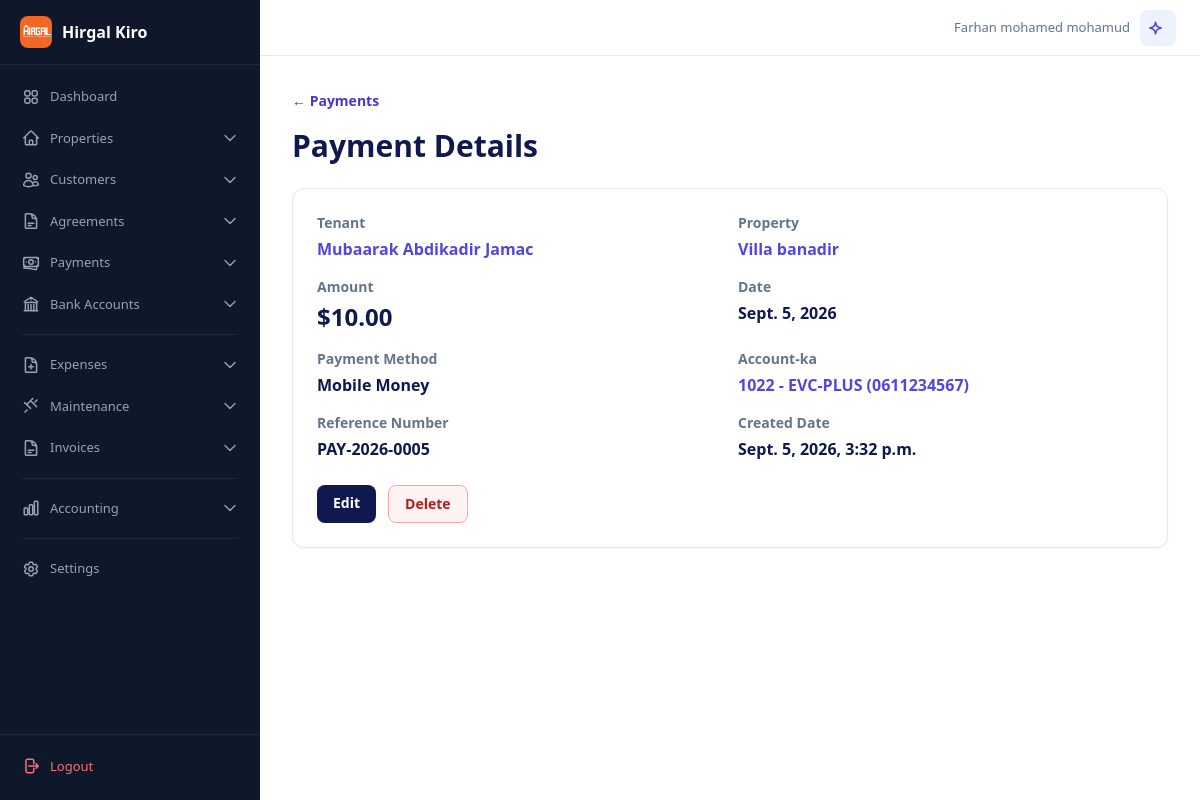
/lacag-bixinta/8/ (signed in), run on the app's committed database.
### accounts/models.py (models this page shows, shortened)
class User(AbstractBaseUser, PermissionsMixin):
    username = models.CharField(max_length=50, unique=True)
    phone_number = models.CharField(max_length=20, unique=True)
    full_name = models.CharField("Magaca oo buuxa", max_length=150)
    managed_account = models.ForeignKey(
        "self",
        on_delete=models.SET_NULL,
        null=True,
        blank=True,
        related_name="managed_users",
        verbose_name="Sii gelitaanka akoonka (Managed Account)",
        help_text="Dooro akoonka uu isticmaalahani maamulayo xogtiisa (Tusaale: Farxaan)."
    )
    is_active = models.BooleanField(default=True)
    is_approved = models.BooleanField("La ansixiyay", default=False)
    is_staff = models.BooleanField(default=False)
    can_use_chatbot = models.BooleanField("AI Chatbot", default=False, help_text="Ikhtiyaari: Ogolow isticmaalahan inuu isticmaalo AI Chatbot")
    date_joined = models.DateTimeField(auto_now_add=True)
    objects = UserManager()
    USERNAME_FIELD = "username"
    REQUIRED_FIELDS = ["phone_number", "full_name"]
    def get_data_owner(self):
        return self.managed_account if self.managed_account_id else self

### finance/models.py (models this page shows, shortened)
class Payment(models.Model):
    PAYMENT_METHODS = [("cash", "Lacag caddaan ah"), ("mobile_money", "Mobile Money"), ("bank", "Bangiga"), ("other", "Kale")]
    rental_agreement = models.ForeignKey(RentalAgreement, on_delete=models.PROTECT, related_name="payments")
    amount = models.DecimalField(max_digits=10, decimal_places=2)
    payment_date = models.DateField()
    payment_method = models.CharField(max_length=20, choices=PAYMENT_METHODS, default="mobile_money")
    bank_account = models.ForeignKey(BankAccount, on_delete=models.SET_NULL, null=True, blank=True, related_name="payments")
    destination_account = models.ForeignKey("accounting.Account", on_delete=models.SET_NULL, null=True, blank=True, related_name="payments_received", help_text="Xisaabta lacagta lagu shubay")
    invoice = models.ForeignKey("accounting.Invoice", on_delete=models.SET_NULL, null=True, blank=True, related_name="payments")
    journal_entry = models.OneToOneField("accounting.JournalEntry", on_delete=models.SET_NULL, null=True, blank=True, related_name="payment_source")
    reference_number = models.CharField(max_length=100, blank=True)
    notes = models.TextField(blank=True)
    created_at = models.DateTimeField(auto_now_add=True)

### rentals/models.py (models this page shows, shortened)
class RentalAgreement(models.Model):
    AGREEMENT_STATUSES = [("active", "Socda"), ("ended", "Dhammaaday"), ("cancelled", "La baajiyay")]
    RENTAL_SCOPES = [("whole_property", "Hantida oo dhan"), ("partial_property", "Qeyb ka mid ah")]
    UTILITY_RESPONSIBILITY = [("customer", "Customer pays"), ("company", "Company pays")]
    BILL_SETTLEMENT = [("not_checked", "Not checked"), ("paid", "Paid before leaving"), ("unpaid", "Unpaid")]
    tenant = models.ForeignKey(Tenant, on_delete=models.PROTECT, related_name="rental_agreements")
    property = models.ForeignKey(Property, on_delete=models.PROTECT, related_name="rental_agreements", null=True, blank=True)
    unit = models.ForeignKey(Unit, on_delete=models.PROTECT, null=True, blank=True, related_name="rental_agreements")
    room = models.ForeignKey(Room, on_delete=models.PROTECT, null=True, blank=True, related_name="rental_agreements")
    rental_scope = models.CharField(max_length=20, choices=RENTAL_SCOPES, default="whole_property")
    rented_space_count = models.PositiveIntegerField(default=1)
    agreed_monthly_rent = models.DecimalField(max_digits=10, decimal_places=2, default=0)
    start_date = models.DateField()
    end_date = models.DateField(null=True, blank=True)
    monthly_rent = models.DecimalField(max_digits=10, decimal_places=2)
    status = models.CharField(max_length=20, choices=AGREEMENT_STATUSES, default="active")
    electricity_responsible = models.CharField(max_length=10, choices=UTILITY_RESPONSIBILITY, default="customer", verbose_name="Who pays electricity")
    water_responsible = models.CharField(max_length=10, choices=UTILITY_RESPONSIBILITY, default="customer", verbose_name="Who pays water")
    final_bills_settlement = models.CharField(max_length=12, choices=BILL_SETTLEMENT, default="not_checked", verbose_name="Final bills settlement")
    final_bills_notes = models.TextField(blank=True, verbose_name="Final bills notes")
    notes = models.TextField(blank=True)
    class Meta:
        constraints = [
            models.CheckConstraint(condition=Q(end_date__isnull=True) | Q(end_date__gte=F("start_date")), name="agreement_end_after_start"),
            models.CheckConstraint(condition=Q(property__isnull=False) | Q(unit__isnull=False) | Q(room__isnull=False), name="agreement_has_rentable_space"),
        ]

class Tenant(models.Model):
    TENANT_TYPES = [("person", "Qof ama qoys"), ("business", "Ganacsi")]
    owner = models.ForeignKey(settings.AUTH_USER_MODEL, on_delete=models.CASCADE, related_name="tenants")
    full_name = models.CharField("Magaca qofka ama qoyska", max_length=150)
    tenant_type = models.CharField(max_length=20, choices=TENANT_TYPES, default="person")
    phone_number = models.CharField(max_length=20, blank=True, null=True)
    notes = models.TextField(blank=True)
    created_at = models.DateTimeField(auto_now_add=True)
    updated_at = models.DateTimeField(auto_now=True)
    class Meta:
        constraints = [models.UniqueConstraint(fields=["owner", "phone_number"], condition=~Q(phone_number=""), name="unique_tenant_phone_per_owner")]

### properties/models.py (models this page shows, shortened)
class Property(models.Model):
    PROPERTY_TYPES = [("home", "Guri"), ("apartment", "Apartment"), ("commercial", "Ganacsi"), ("mixed", "Isku-dhafan")]
    RESIDENTIAL_STRUCTURES = [("villa", "Filo"), ("multi_floor", "Guri dabaq")]
    owner = models.ForeignKey(settings.AUTH_USER_MODEL, on_delete=models.CASCADE, related_name="properties")
    name = models.CharField("Magaca hantida", max_length=150)
    property_type = models.CharField(max_length=20, choices=PROPERTY_TYPES, default="home")
    residential_structure = models.CharField(max_length=20, choices=RESIDENTIAL_STRUCTURES, default="villa")
    location = models.CharField(max_length=200)
    total_rentable_spaces = models.PositiveIntegerField(default=1)
    electricity_account_no = models.CharField("Electricity account no.", max_length=50, blank=True)
    water_account_no = models.CharField("Water account no.", max_length=50, blank=True)
    cover_image = models.ImageField(upload_to="property_covers/", null=True, blank=True)
    description = models.TextField(blank=True)
    created_at = models.DateTimeField(auto_now_add=True)
    updated_at = models.DateTimeField(auto_now=True)

### accounting/models.py (models this page shows, shortened)
class Account(models.Model):
    owner = models.ForeignKey(settings.AUTH_USER_MODEL, on_delete=models.CASCADE, related_name='accounts')
    code = models.CharField('Lambarka', max_length=20)
    name = models.CharField('Magaca Xisaabta', max_length=150)
    category = models.CharField('Qaybta', max_length=20, choices=AccountCategory.choices)
    is_system = models.BooleanField('Xisaabta System', default=False, help_text="Haddii ay tahay system, ma tirtiri karto")
    bank_account = models.ForeignKey('finance.BankAccount', on_delete=models.SET_NULL, null=True, blank=True, related_name='accounting_accounts', help_text="Xisoabta Bangiga ee la xiriirta (ikhtiyaari)")
    description = models.TextField('Faahfaahin', blank=True)
    is_active = models.BooleanField('Waa Shaqeyneysaa', default=True)
    created_at = models.DateTimeField(auto_now_add=True)
    updated_at = models.DateTimeField(auto_now=True)
    class Meta:
        unique_together = ('owner', 'code')
        ordering = ['code']
    def __str__(self):
        return f"{self.code} - {self.name}"

### web/views.py (the view)
# urls.py: path("lacag-bixinta/<int:pk>/", PaymentDetailView.as_view(), name="web-payment-detail"),
class PaymentDetailView(LoginRequiredMixin, DetailView):
    model = Payment
    template_name = "web/payment_detail.html"
    context_object_name = "payment"
    login_url = "/login/"
    def get_queryset(self):
        return Payment.objects.filter(rental_agreement__tenant__owner=self.request.user.get_data_owner()).select_related(
            "rental_agreement__tenant", "rental_agreement__property", "destination_account"
        )

### web/context_processors.py (called while the page is built)
def language_context(request):
    lang = request.GET.get("lang") or request.session.get("language", "en")
    if lang not in ("en", "so"):
        lang = "en"
    request.session["language"] = lang
    return {"current_language": lang}

### templates/web/payment_detail.html (shortened to what this page needs)
{% extends "base.html" %}
{% block content %}
<a class="text-sm font-semibold text-indigo-700" href="{% url 'web-payments' %}">← Payments</a>
<h1 class="mt-4 text-3xl font-bold text-ink">Payment Details</h1>
<section class="mt-6 rounded-xl border bg-white p-6 shadow-sm">
  <div class="grid gap-4 sm:grid-cols-2">
    <div>
      <p class="text-sm font-semibold text-slate-500">Tenant</p>
      <p class="mt-1 font-semibold text-ink"><a href="{% url 'web-tenant-detail' payment.rental_agreement.tenant.pk %}" class="text-indigo-600 hover:underline">{{ payment.rental_agreement.tenant.full_name }}</a></p>
    </div>
    <div>
      <p class="text-sm font-semibold text-slate-500">Property</p>
      <p class="mt-1 font-semibold text-ink"><a href="{% url 'web-property-detail' payment.rental_agreement.property.pk %}" class="text-indigo-600 hover:underline">{{ payment.rental_agreement.property.name }}</a></p>
    </div>
    <div>
      <p class="text-sm font-semibold text-slate-500">Amount</p>
      <p class="mt-1 text-2xl font-bold text-ink">${{ payment.amount }}</p>
    </div>
    <div>
      <p class="text-sm font-semibold text-slate-500">Date</p>
      <p class="mt-1 font-semibold text-ink">{{ payment.payment_date }}</p>
    </div>
    <div>
      <p class="text-sm font-semibold text-slate-500">Payment Method</p>
      <p class="mt-1 font-semibold text-ink">{{ payment.get_payment_method_display }}</p>
    </div>
    <div>
      <p class="text-sm font-semibold text-slate-500">Account-ka</p>
      {% if payment.journal_entry %}<p class="mt-1 font-semibold text-ink"><a href="{% url 'web-journal-detail' payment.journal_entry.pk %}" class="text-indigo-600 hover:underline">{{ payment.destination_account|default:"-" }}</a></p>{% else %}<p class="mt-1 font-semibold text-ink">{{ payment.destination_account|default:"-" }}</p>{% endif %}
    </div>
    <div>
      <p class="text-sm font-semibold text-slate-500">Reference Number</p>
      <p class="mt-1 font-semibold text-ink">{{ payment.reference_number|default:"-" }}</p>
    </div>
    <div>
      <p class="text-sm font-semibold text-slate-500">Created Date</p>
      <p class="mt-1 font-semibold text-ink">{{ payment.created_at }}</p>
    </div>
  </div>
  <div class="mt-6 flex gap-3">
    <a class="rounded-lg bg-ink px-4 py-2 text-sm font-bold text-white" href="{% url 'web-payment-edit' payment.pk %}">Edit</a>
    <form method="post" action="{% url 'web-payment-delete' payment.pk %}" class="inline">
      <button type="submit" class="rounded-lg border border-red-300 bg-red-50 px-4 py-2 text-sm font-bold text-red-700 hover:bg-red-100">Delete</button>
    </form>
  </div>
</section>
{% endblock %}

### templates/base.html (shortened to what this page needs)
{% load static %}
<!doctype html>
<html lang="en">
<head>
    <script src="https://cdn.tailwindcss.com"></script>
</head>
<body>
    <div class="app-layout">
        {% if user.is_authenticated %}
        {% include "includes/sidebar.html" %}
        {% endif %}
        <div class="main-content"{% if not user.is_authenticated %} style="margin-left: 0"{% endif %}>
            {% if user.is_authenticated %}
            <div class="topbar no-print">
                <div class="topbar-right">
                    <span class="topbar-user">{{ request.user.full_name|default:request.user.username }}</span>
                    <a href="{% url 'web-chatbot' %}" class="rounded-lg bg-indigo-50 p-2 text-indigo-600 hover:bg-indigo-100" title="AI Assistant">
                    </a>
                </div>
            </div>
            {% endif %}
            <div class="p-4 md:p-6 lg:p-8">{% block content %}{% endblock %}</div>
        </div>
    </div>
</body>
</html>

### templates/base.html (style rules this page uses)
.app-layout { display: flex; min-height: 100vh; }
.main-content { flex: 1; margin-left: 260px; min-height: 100vh; }
.topbar { display: flex; align-items: center; justify-content: space-between; height: 56px; padding: 0 24px; background: white; border-bottom: 1px solid #e2e8f0; position: sticky; top: 0; z-index: 30; }
.topbar-right { display: flex; align-items: center; gap: 10px; }
.topbar-user { font-size: 13px; color: #64748b; font-weight: 500; }

### data on the page
User: user.full_name "Farhan mohamed mohamud"
Payment: rental_agreement.tenant.full_name "Mubaarak Abdikadir Jamac", rental_agreement.property.name "Villa banadir", amount "10.00", payment_date "Sept. 5, 2026", payment_method "Mobile Money", destination_account "1022 - EVC-PLUS (0611234567)", reference_number "PAY-2026-0005", created_at "Sept. 5, 2026, 3:32 p.m."
